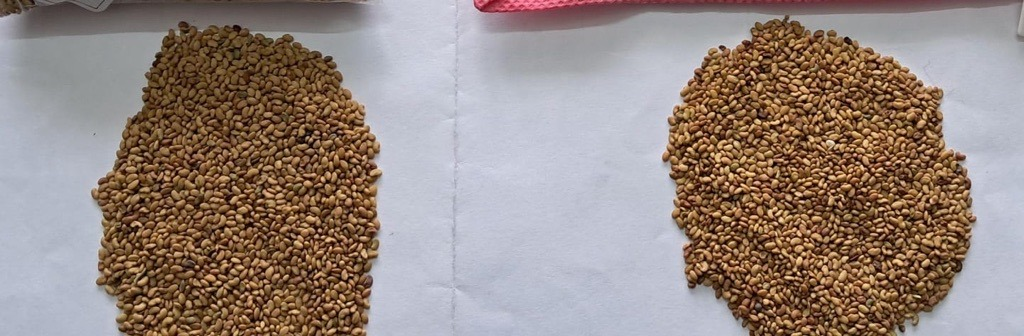
#> input picture images/seeds.jpg, 1024 x 336 px, found by its file name
$ python seeds.py
#> lines starting #> are read from the running program, lines starting #| are printed output that depends on the picture; after the words box and inside, x2 and y2 are one past the last pixel; in counts of white or black regions, pixels touching at a corner belong together

import cv2
import os

# Step 1: Load image
pathToImage = 'images\\seeds.jpg'

image = cv2.imread(pathToImage)
#> image is the input picture: shape (336, 1024, 3); mean B, G, R 128.1, 134.8, 149.8

if image is None:
    print("Image not found!")
    exit()

# Step 2: Convert to grayscale
gray = cv2.cvtColor(
    image,
    cv2.COLOR_BGR2GRAY
)
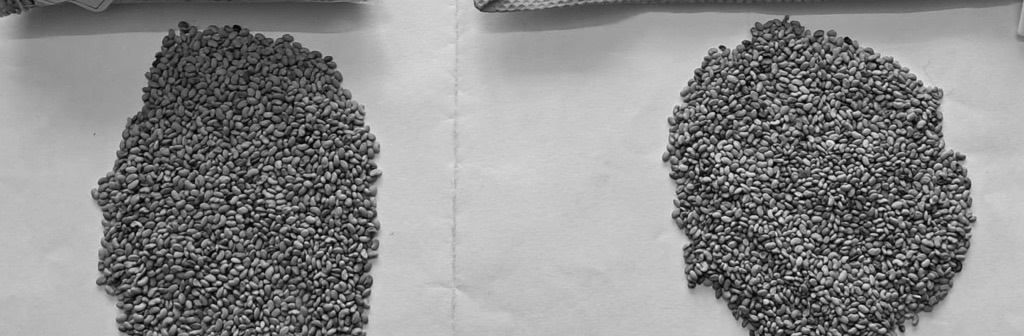
#> gray: shape (336, 1024); min 4, max 242, mean 138.5

# Step 3: Apply Gaussian Blur
blur = cv2.GaussianBlur(
    gray,
    (5, 5),
    0
)
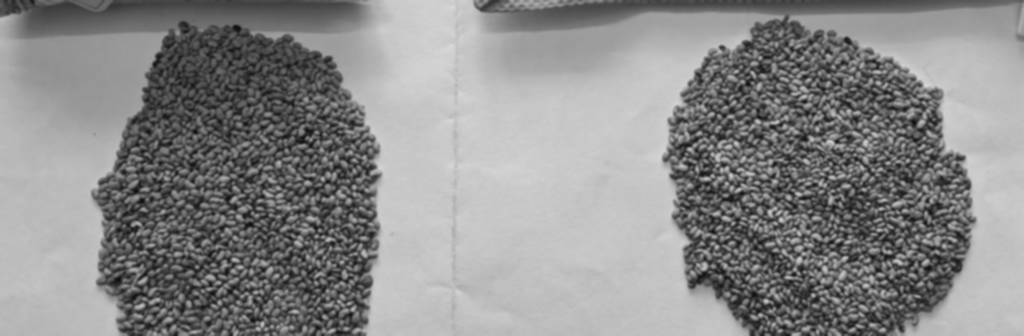
#> blur: shape (336, 1024); min 13, max 216, mean 138.5

# Step 4: Edge Detection
edges = cv2.Canny(
    blur,
    50,
    150
)
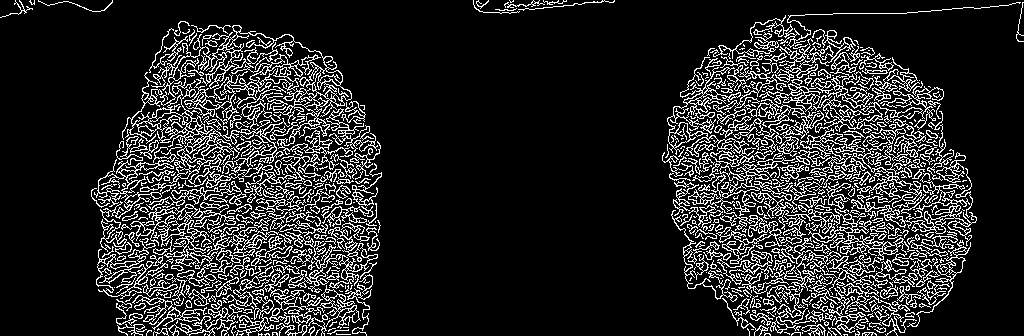
#> edges: shape (336, 1024); 14.9% white in thin lines or dots

# Step 5: Create Mask
mask = edges.copy()

masked_image = cv2.bitwise_and(
    image,
    image,
    mask=mask
)
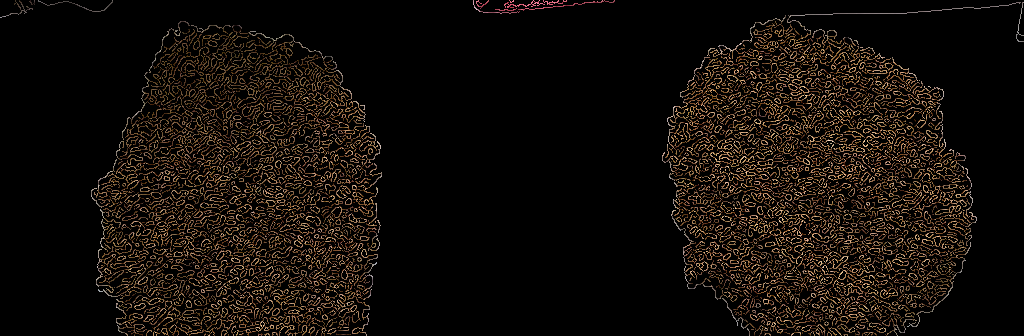
#> masked_image: shape (336, 1024, 3); mean B, G, R 9.4, 13.6, 18.8

# Step 6: Find contours
contours, hierarchy = cv2.findContours(
    mask,
    cv2.RETR_EXTERNAL,
    cv2.CHAIN_APPROX_SIMPLE
)
#> contours = 627 contours, 452 with area under 20; largest, box (x1, y1, x2, y2) and area: (122, 25, 352, 188) 9283, (717, 29, 944, 144) 3748, (667, 57, 795, 264) 3026, (751, 191, 909, 266) 2080, (130, 204, 218, 278) 1349

# Step 7: Create output image
output = image.copy()

count = 0

# Step 8: Process contours
for contour in contours:

    area = cv2.contourArea(contour)

    # Ignore small contours
    if area < 20:
        continue

    # Get bounding rectangle
    x, y, w, h = cv2.boundingRect(contour)

    # Draw contour
    cv2.drawContours(
        output,
        [contour],
        -1,
        (0, 255, 0),
        1
    )

    # Draw dynamic numbering
    cv2.putText(
        output,
        str(count + 1),
        (x, y - 5),
        cv2.FONT_HERSHEY_SIMPLEX,
        0.4,
        (0, 0, 255),
        1
    )

    count += 1
#> this loop made 627 passes
#> (area, x, y, w, h) on passes 25, 32, 34: (27.5, 153, 328, 16, 8), (25, 308, 326, 7, 10), (107.5, 801, 324, 25, 12)
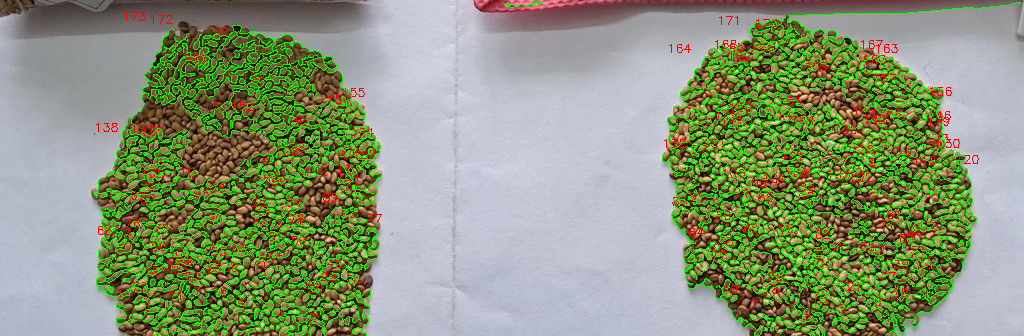
#> output: shape (336, 1024, 3); 12.17% of pixels changed, all inside (x1, y1, x2, y2) = (94, 0, 1021, 336)
#> after the loop, count = 175

# Step 9: Display results
print("Total detected contours:", count)
#| Total detected contours: 175

cv2.imshow("Original Image", image)
cv2.imshow("Grayscale Image", gray)
cv2.imshow("Edges", edges)
cv2.imshow("Detected Contours", output)
cv2.imshow("Mask", mask)
cv2.imshow("Masked Image", masked_image)

cv2.waitKey(0)
cv2.destroyAllWindows()

# [10 lines of commented-out code are left out]

$ run again, with images/BigBangTheoryGettyImages-503820038.jpg copied over images/seeds.jpg
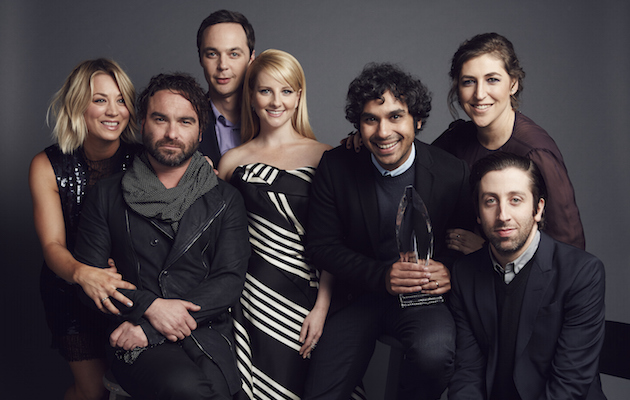
#> input picture images/BigBangTheoryGettyImages-503820038.jpg, 630 x 400 px, found by its file name
#> image is the input picture: shape (400, 630, 3); mean B, G, R 62.4, 57.8, 65.3
#> `edges = cv2.Canny( blur, 50, 150 )`:
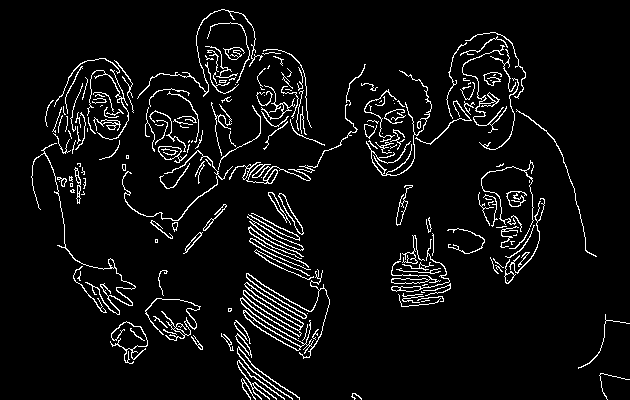
#> edges: shape (400, 630); 5.7% white in thin lines or dots
#> contours = 205 contours, 147 with area under 20; largest, box (x1, y1, x2, y2) and area: (240, 269, 330, 359) 2662, (246, 104, 358, 184) 350, (247, 216, 304, 251) 260, (158, 146, 187, 163) 232, (278, 193, 304, 235) 220
#> the loop `for contour in contours: ` made 205 passes
#> (area, x, y, w, h) on passes 2, 4, 5: (28, 241, 378, 15, 22), (93.5, 237, 360, 48, 40), (89, 237, 346, 63, 54)
#> after the loop `for contour in contours:`:
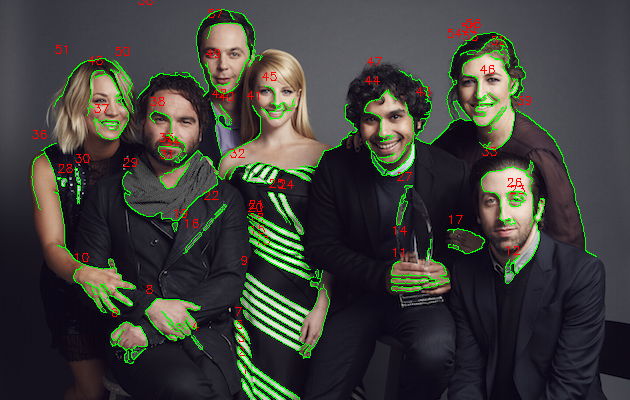
#> output: shape (400, 630, 3); 4.48% of pixels changed, all inside (x1, y1, x2, y2) = (31, 0, 597, 400)
#> after the loop `for contour in contours:`: count = 58
#| Total detected contours: 58
